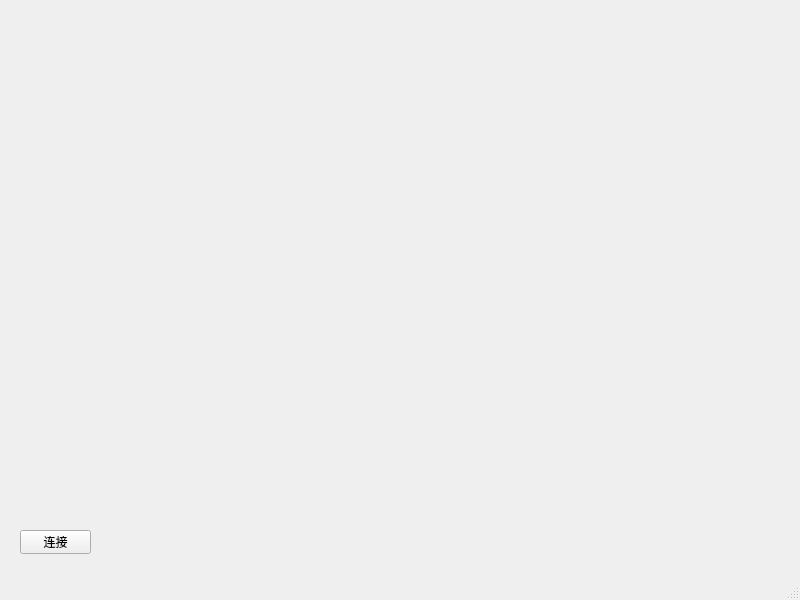
<?xml version="1.0" encoding="UTF-8"?>
<ui version="4.0">
 <class>TelnetTerm</class>
 <widget class="QMainWindow" name="TelnetTerm">
  <property name="geometry">
   <rect>
    <x>0</x>
    <y>0</y>
    <width>800</width>
    <height>600</height>
   </rect>
  </property>
  <property name="windowTitle">
   <string>MainWindow</string>
  </property>
  <widget class="QWidget" name="centralwidget">
   <widget class="QPushButton" name="btConnect">
    <property name="geometry">
     <rect>
      <x>20</x>
      <y>530</y>
      <width>71</width>
      <height>24</height>
     </rect>
    </property>
    <property name="text">
     <string>连接</string>
    </property>
   </widget>
  </widget>
  <widget class="QStatusBar" name="statusbar"/>
 </widget>
 <resources/>
 <connections/>
</ui>
